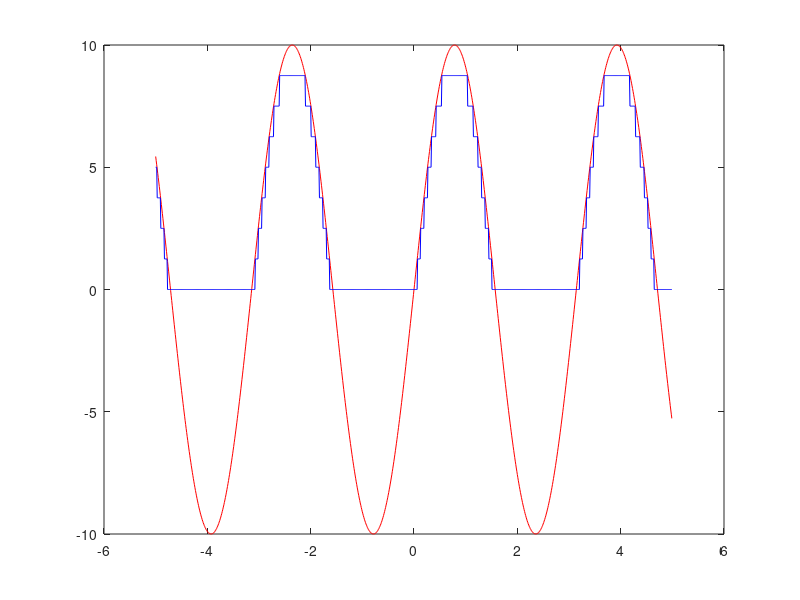

Source code (MATLAB):
1;


#Ejercicio 2)

function operacion_alfa(A, w, phi, t0, dt, tf, alfa, color = 'b')
	t = t0:dt:tf-dt;
	figure(1);
	plot(t, A*sin(w*t*alfa + phi), color)
	hold on;

endfunction


# alfa negativo 	=> inversion
# alfa > 1      	=> compresion
# 0 < alfa < 1      => expansion

clear plot;
#original
#operacion_alfa(10, 2, 0, -5, 0.01, 5, 1);

#Ejercicio 2.1  #expansión
#operacion_alfa(10, 2, 0, -5, 0.01, 5, 0.3, 'y');   

#Ejercicio 2.2  #compresión
#operacion_alfa(10, 2, 0, -5, 0.01, 5, 5.3, 'r');

#Ejercicio 2.3  #inversión
#operacion_alfa(10, 2, 0, -5, 0.01, 5, -1, 'm');

#Ejercicio 2.4 #Rectificación

function rectificacion(A, w, phi, t0, dt, tf, color = 'b')
	t = t0:dt:tf-dt;
	#figure(1);
	plot(t, abs(A*sin(w*t + phi)), color)
	#hold on;
endfunction
#rectificacion(10, 2, 0, -5, 0.01, 5); 

#Ejercicio 2.5  #cuantización
#La cuantizacion usa potencias de dos, donde L=2^H
function y=ro(x, H, N) #Definición de la funcion de Cuantizacion
  n = length(x);
  for i=1:n
    if x(i) < 0
      y(i) = 0;
    elseif x(i) < (N-1)*H
      y(i) = H*floor(x(i)/H);
    else
      y(i) = (N-1)*H;
    end
  end
endfunction

#H es la altura de cada cuanto. H = Amplitud/niveles_de_cuantizacion
function cuantizacion(A, w, phi, t0, dt, tf, H, color = 'b')
	#Ferdi dijo: Mientras H se acerca a dt entonces la grafica cuantizada se aproxima igual a la discretizada. 
    clf;
	t = t0:dt:tf-dt;
	figure(1);
	plot(t, A*sin(w*t + phi) , 'r');
	hold on;
	plot(t, ro(A*sin(w*t + phi), H, length(t) ), color);
	hold on;

endfunction

amp = 10;
niveles = 8;
cuantizacion(amp, 2, 0, -5, 0.01, 5, amp/niveles)


#Ejercicio 2.6  #traslación
function traslacion(A, w, phi, t0, dt, tf, tita, color = 'b')
	t = t0:dt:tf-dt;
	figure(1);
	plot(t, A*sin(w*(t + tita) + phi), color)
	hold on;

endfunction
clear plot;
#traslacion(10, 2, 0, -5, 0.01, 5, 0); 
#traslacion(10, 2, 0, -5, 0.01, 5, 0.3, 'y');
#traslacion(10, 2, 0, -5, 0.01, 5, -0.6, 'r');
#legend('Original', 'Trasladada a Izq', 'Trasladada a Der') 
